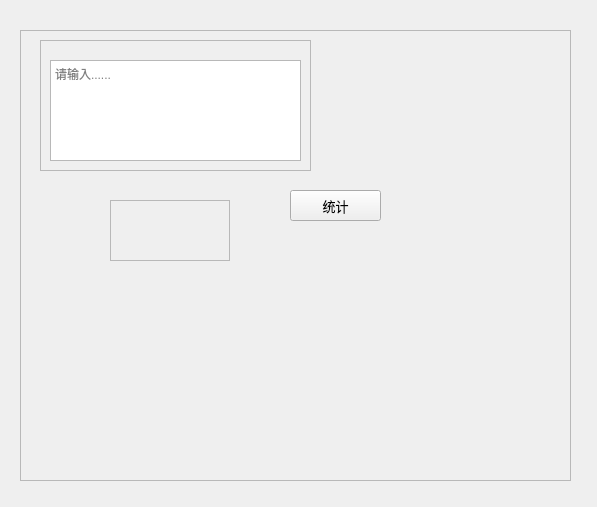
<?xml version="1.0" encoding="UTF-8"?>
<ui version="4.0">
 <class>Form</class>
 <widget class="QWidget" name="Form">
  <property name="geometry">
   <rect>
    <x>0</x>
    <y>0</y>
    <width>597</width>
    <height>507</height>
   </rect>
  </property>
  <property name="windowTitle">
   <string>统计</string>
  </property>
  <widget class="QFrame" name="frame">
   <property name="geometry">
    <rect>
     <x>20</x>
     <y>30</y>
     <width>551</width>
     <height>451</height>
    </rect>
   </property>
   <property name="frameShape">
    <enum>QFrame::StyledPanel</enum>
   </property>
   <property name="frameShadow">
    <enum>QFrame::Raised</enum>
   </property>
   <widget class="QFrame" name="frame_2">
    <property name="geometry">
     <rect>
      <x>20</x>
      <y>10</y>
      <width>271</width>
      <height>131</height>
     </rect>
    </property>
    <property name="frameShape">
     <enum>QFrame::StyledPanel</enum>
    </property>
    <property name="frameShadow">
     <enum>QFrame::Raised</enum>
    </property>
    <widget class="QPlainTextEdit" name="plainText1">
     <property name="geometry">
      <rect>
       <x>10</x>
       <y>20</y>
       <width>251</width>
       <height>101</height>
      </rect>
     </property>
     <property name="placeholderText">
      <string>请输入......</string>
     </property>
    </widget>
   </widget>
   <widget class="QFrame" name="frame_3">
    <property name="geometry">
     <rect>
      <x>90</x>
      <y>170</y>
      <width>120</width>
      <height>61</height>
     </rect>
    </property>
    <property name="frameShape">
     <enum>QFrame::StyledPanel</enum>
    </property>
    <property name="frameShadow">
     <enum>QFrame::Raised</enum>
    </property>
   </widget>
   <widget class="QPushButton" name="pushButton1">
    <property name="geometry">
     <rect>
      <x>270</x>
      <y>160</y>
      <width>91</width>
      <height>31</height>
     </rect>
    </property>
    <property name="font">
     <font>
      <family>Microsoft YaHei UI</family>
      <pointsize>10</pointsize>
     </font>
    </property>
    <property name="text">
     <string>统计</string>
    </property>
   </widget>
  </widget>
 </widget>
 <resources/>
 <connections/>
</ui>
